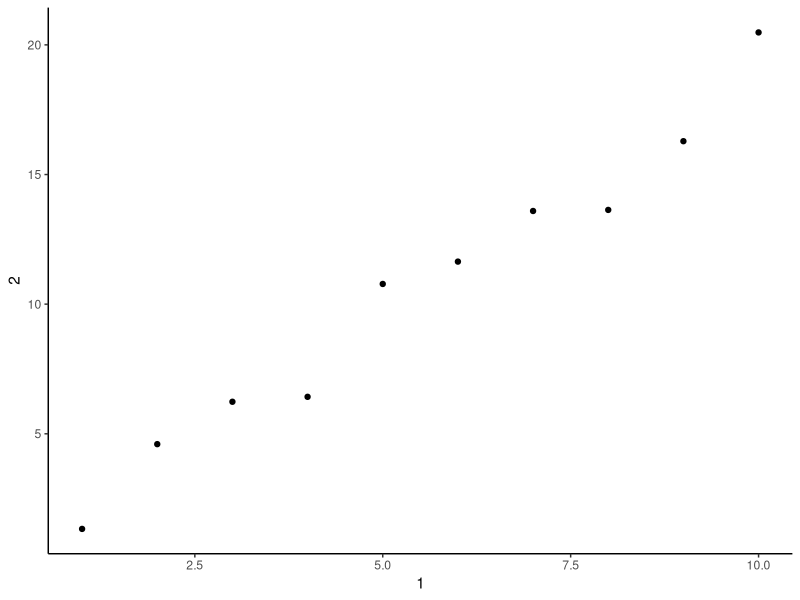

Recreate this plot in R.
## ---- chunk 1
knitr::opts_chunk$set(echo = TRUE)
## ---- chunk 2
library(tidyverse)
## ---- chunk 3
iris # this is a dataframe

as_tibble(iris) # this is a tibble
## ---- chunk 4
tibble(
  x = 1:5,
  y = 1, # automatically filled down
  z = x ^2 + y
)
## ---- chunk 5
tribble(
  ~x, ~y, ~z,
  # -- # -- # -- 
  "a", 2, 3.6,
  "b", 1, 8.5
)

## ---- chunk 6
str(mtcars) # this is a dataframe

is_tibble(mtcars)

is_tibble(diamonds)

is_tibble(iris)

## ---- chunk 7
df <- data.frame(abc = 1, 
                 xyz = "a")

df

df$x

df[ , "xyz"]

df[ , c("abc", "xyz")]


tbl <- as_tibble(df)
tbl

tbl[, "xyz"]


tbl[ , c("abc", "xyz")]

## ---- chunk 8
annoying <- tibble(
  `1` = 1:10,
  `2` = `1` * 2 + rnorm(length(`1`))
)

annoying

# Extract the variable called 1:

annoying$`1`

# Plot a scatterplot of 1 vs 2

annoying %>% 
  ggplot(aes(x = `1`,
         y = `2`)) +
  geom_point() +
  theme_classic()


# Create a new column called 3, which is 2 divided by 1

annoying_new <- annoying %>% 
  mutate(`3` = `2` / `1`) %>% 
  dplyr::rename(one = `1`,  # need to specify dplyr:: if not will have conflict with plyr
                two = `2`,
                three = `3`)

glimpse(annoying_new)
## ---- chunk 9
enframe(1:3)

enframe(c(a = 5, b = 7))

enframe(list(one = 1, two = 2:3, three = 4:6))

deframe(tibble(a = as.list(1:3)))
## ---- chunk 10

print(mtcars)


print(mtcars, n_extra = 4)
